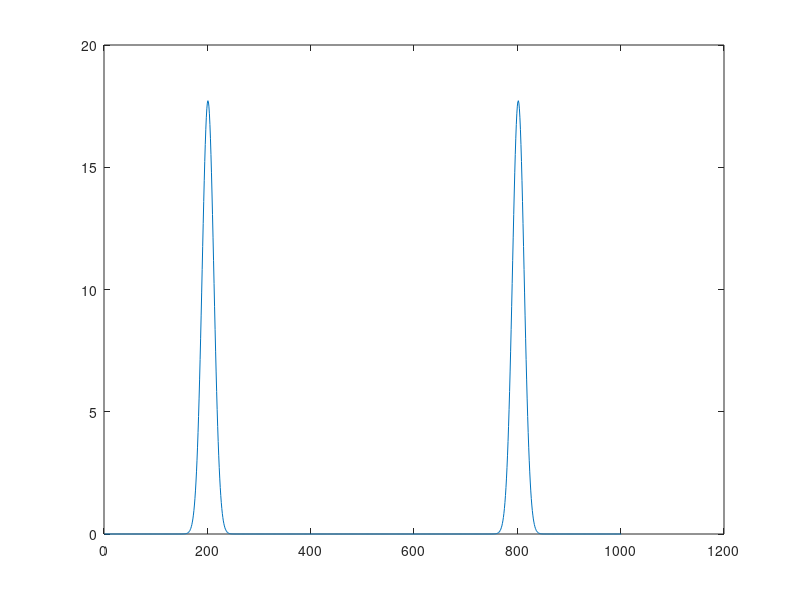

The MATLAB script that drew this image:
t = 0:0.001:1;
t0 = 0.5;
sig = 0.02;
y = sin(2*pi*200*t);
env = exp(-((t - t0).^2)/(sig^2));
pulse1 = env .* y;
fpulse1 = fft(pulse1);

%plot(t,y)
%plot(t, env)
%plot(t, pulse1)
plot(abs(fpulse1))